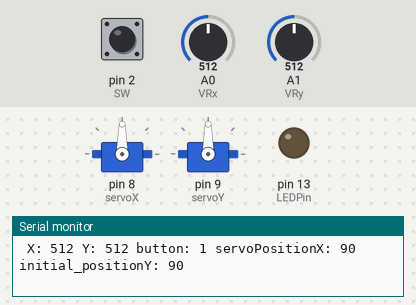
Recording of a sketch running on a simulated Arduino Uno, built with avr-gcc and run on an emulated ATmega328P. Parts: 2 × servo, output pins drawn as LEDs (lit = HIGH), the last lines printed to the serial monitor. Inputs (shaded band) come from the test bench; at power-on: A0 (VRx) = 512, A1 (VRy) = 512, pin 2 (SW) HIGH.

Above: at 1.2 s.
1.3 s: A0 (VRx) set to 583
4.3 s: A0 (VRx) set to 610
At 5.16 s:
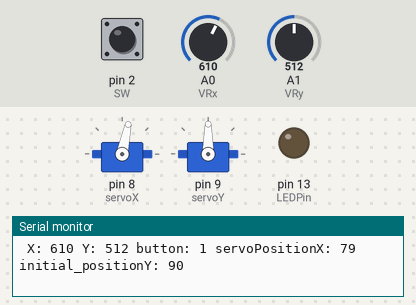
At 6.49 s:
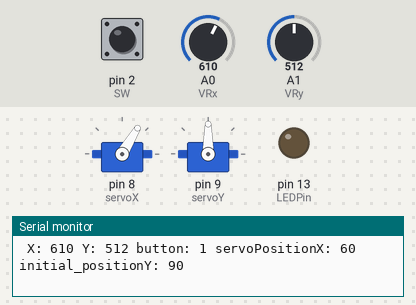
7.3 s: A1 (VRy) set to 587
10.3 s: A1 (VRy) set to 611
At 10.38 s:
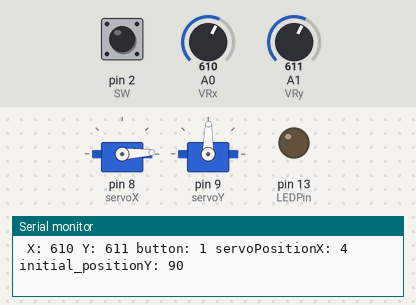
13.3 s: A0 (VRx) set to 318
16.3 s: A0 (VRx) set to 283
At 16.48 s:
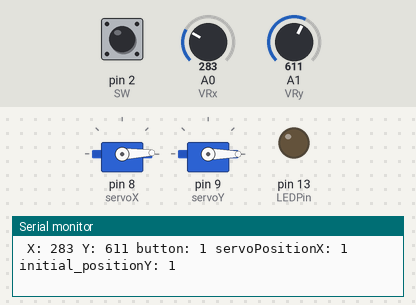
Timing chart, 0 to 22.0 s (numbered marks = the images above; inputs shaded):
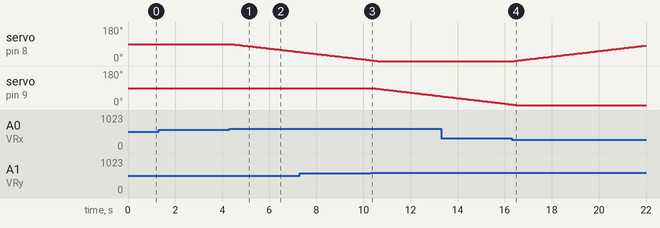

The sketch:

twoServosControlledByJoystickArduino.ino
```cpp
// Code for manipulating two servo motos with joystick in axis X and Y
// turning on LED light on arduino when joystick is pressed
// Servos are reseting after every turn on of device
// based on: https://maker.pro/arduino/tutorial/how-to-control-servo-motors-with-an-arduino-and-joystick
// and ; https://github.com/RobertWiktorNycz/arduinoJoystickReadings
// Description of Joystick configuration
// VCC - 5V
// GND - GROUND
// VRX - A0
// VRY - A1
// SW - PIN 2
// Description of servo
// Servo X:
// VCC - 5V
// GND - GROUND
// SIG - PIN 8
// Servo Y
// VCC - 5V
// GND - GROUND
// SIG - PIN 9
// Description of LED
// LED - PIN 13
// Enjoy :)
#include <Servo.h>
// Servo setup
Servo servoX;
Servo servoY;
int servoPositionX = 90;
int servoPositionY = 90;
// LED setup
int LEDPin = 13;
// Joystick mapping setup
int VRx = A0;
int VRy = A1;
int SW = 2;
int SIGX = 8;
int SIGY = 9;
int xPosition = 0;
int yPosition = 0;
int SW_state = 0;
int mapX = 0;
int mapY = 0;

void setup() {
  // Servo
  servoX.attach(8);
  servoY.attach(9);
  servoX.write(servoPositionX);
  servoY.write(servoPositionY);
  // LED
  pinMode(LEDPin, OUTPUT);
  // Joystick
  pinMode(VRx, INPUT);
  pinMode(VRy, INPUT);
  pinMode(SW, INPUT_PULLUP);
  // Serial monitoring
  Serial.begin(9600);
}

void loop() {
  // Reading joystick states
  xPosition = analogRead(VRx);
  yPosition = analogRead(VRy);
  SW_state = digitalRead(SW);
  // print out variables to to serial monitor for troubleshooting
  Serial.print(" X: ");
  Serial.print(xPosition);
  Serial.print(" Y: ");
  Serial.print(yPosition);
  Serial.print(" button: ");
  Serial.print(SW_state);
  Serial.print(" servoPositionX: ");
  Serial.print(servoPositionX);
  Serial.print(" initial_positionY: ");
  Serial.println(servoPositionY);
  if (xPosition > 600) { // if value of joystick in axis x goes to the right
    if (servoPositionX > 0) { // perform if servoPosition is within servo range (0 - 180 degrees)
      servoPositionX = servoPositionX - 1; // modify servoPosition value
      servoX.write(servoPositionX); // set new servo position
    }
  }
  else if (xPosition < 300) { // if value of joystick in axis x goes to the left
    if (servoPositionX < 180) { // perform if servoPosition is within servo range (0 - 180 degrees)
      servoPositionX = servoPositionX + 1; // modify servoPosition value
      servoX.write(servoPositionX); // set new servo position
    }
  }
  if (yPosition > 600) { // if value of joystick in axis y goes up
    if (servoPositionY > 0) { // perform if servoPosition is within servo range (0 - 180 degrees)
      servoPositionY = servoPositionY - 1; // modify servoPosition value
      servoY.write(servoPositionY); // set new servo position
    }
  }
  else if (yPosition < 300) { // if value of jostick in axis y go down
    if (servoPositionY < 180) { // perform if servoPosition is within servo range (0 - 180 degrees)
      servoPositionY = servoPositionY + 1; // modify servoPosition value
      servoY.write(servoPositionY); // set new servo position
    }
  }
  if (SW_state == 0) { // if joystick pressed turn on LED light on Arduino board
    digitalWrite(LEDPin, HIGH);
  } else {
    digitalWrite(LEDPin, LOW);
  }
}
```

Measured:
- the behaviour switches between 600 and 601 on A0 (VRx) (found by bisection; images 0 and 1)
- the behaviour switches between 600 and 601 on A1 (VRy) (found by bisection; images 2 and 3)
- the behaviour switches between 300 and 299 on A0 (VRx) (found by bisection; images 3 and 4)
- after the input at 4.3 s, servo on pin 8 (servoX): moves from 90° to 48° over 2.9 s, starting after 0.09 s
- after the input at 10.3 s, servo on pin 9 (servoY): moves from 90° to 47° over 2.9 s, starting after 0.08 s
- after the input at 16.3 s, servo on pin 8 (servoX): moves from 0° to 82° over 5.6 s, starting after 0.11 s
